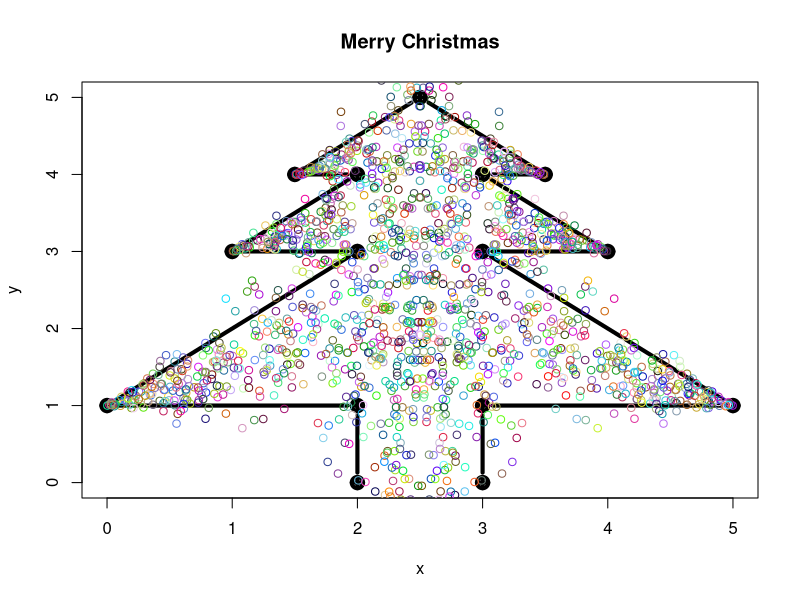

Generate this figure with R:
x <- c(2,2,0,2,1,2,1.5,2.5,3.5,3,4,3,5,3,3)
y <- c(0,1,1,3,3,4,4,5,4,4,3,3,1,1,0)
plot(x,y,type = "b",lty = 1,lwd = 4,pch = 10,cex= 1.5,main = "Merry Christmas")

rn <-function(min,max){
	return (floor(runif(1,min,max)));
}

normdis <- function(amount,mean1,sd1,diff1,diff2){
	for (i in 1:amount){
		x <- rnorm(1,mean1,sd1);
		y <- rnorm(1,(x+diff1+diff2)/2,0.7*(x+diff1-diff2)/2);
		points(x,y,col=rgb(runif(1,0,1),runif(1,0,1),runif(1,0,1)));
		points(5-x,y,col = rgb(runif(1,0,1),runif(1,0,1),runif(1,0,1)));
		}
		}

normdis(300,2.25,0.25,2.5,0);
normdis(100,1.75,0.25,2.5,4);
normdis(200,1.5,0.5,2,3);
normdis(400,1,1,1,1);
